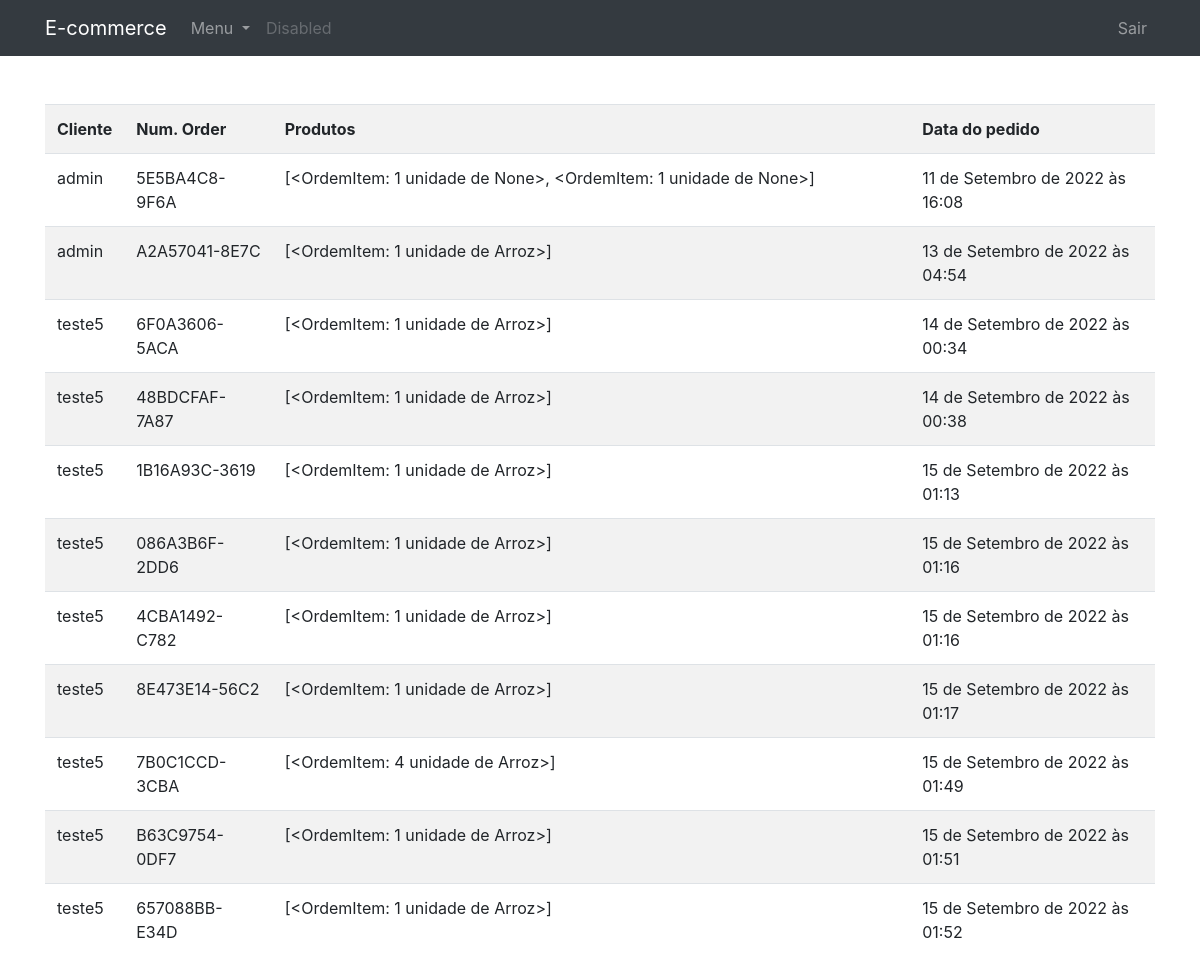
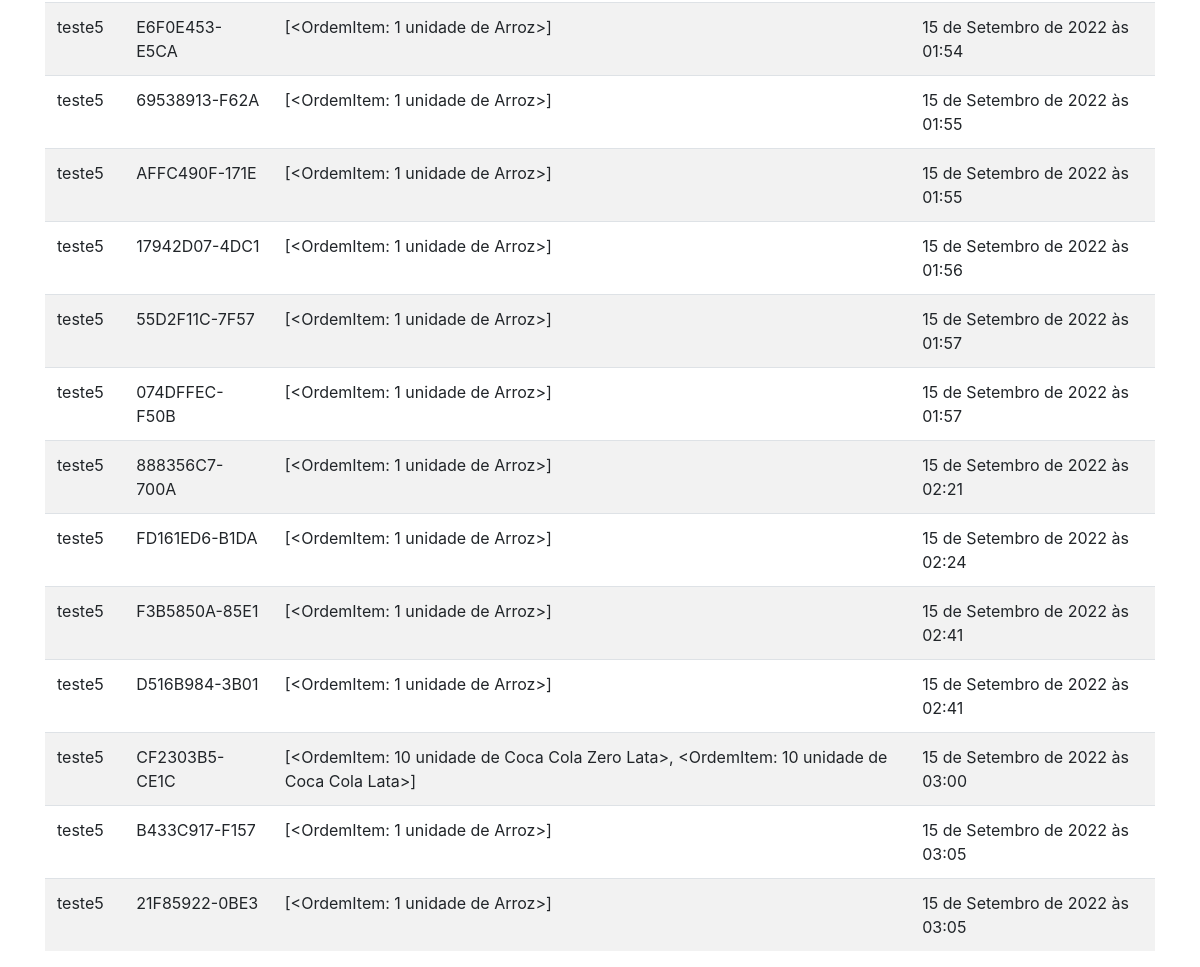
The app's page /portal/ (signed in) with its own data (2 pictures, top to bottom).
### produtos/models.py (models this page shows, shortened)
class Ordem(models.Model):
    user = models.ForeignKey(
        CustomUser, on_delete=models.SET_NULL, blank=True, null=True
    )
    order_date = models.DateTimeField(auto_now_add=True, null=True, blank=True)
    ordered = models.BooleanField(default=False, null=True, blank=True)
    number_order = models.CharField(max_length=14, default=random_number, unique=True)
    supermarket = models.ForeignKey(
        Lojista, on_delete=models.SET_NULL, blank=True, null=True
    )
    def produtos(self):
        return list(OrdemItem.objects.filter(order__id=self.id))

class OrdemItem(models.Model):
    product = models.ForeignKey(
        Produto, on_delete=models.SET_NULL, blank=True, null=True
    )
    order = models.ForeignKey(Ordem, on_delete=models.SET_NULL, blank=True, null=True)
    quantity = models.IntegerField(default=0, null=True, blank=True)
    data_add = models.DateTimeField(auto_now_add=True, null=True, blank=True)
    def __str__(self):
        return f"{self.quantity} unidade de {self.product}"

class Produto(models.Model):
    name = models.CharField(max_length=70)
    price = models.FloatField()
    qnt_stock = models.IntegerField()
    sold = models.IntegerField()
    category = models.ForeignKey(Categoria, on_delete=models.CASCADE)
    description = models.TextField(default="", blank=True, null=True)
    slug = models.SlugField(max_length=250, null=True, blank=True)
    image = models.ImageField(upload_to="products/%Y/%m/%d", blank=True, null=True)
    expiration_date = models.DateField(null=True, blank=True)
    supermarket = models.ForeignKey(
        Lojista,
        on_delete=models.SET_NULL,
        blank=True,
        null=True,
    )
    class Meta:
        ordering = ["expiration_date"]
    def __str__(self):
        return self.name

### users/models.py (models this page shows)
class CustomUser(AbstractUser):
    class Role(models.TextChoices):
        SUPERMARKET = "SUPERMARKET", _("Supermarket")
        CLIENT = "CLIENT", _("Client")
    role = models.CharField(max_length=50, choices=Role.choices)
    def __str__(self):
        return self.username

### lojista/views.py (the view)
# urls.py: path("", MinhasOrdens.as_view(), name="minhas_ordens"),
class MinhasOrdens(SupermarketUserMixin, ListView):
    model = Ordem
    template_name = "lojista/minhas_ordens.html"
    context_object_name = "orders"
    def get_queryset(self):
        qs = super().get_queryset()
        return qs.filter(supermarket__supermarket=self.request.user)

### lojista/views.py (called while the page is built)
    def test_func(self):
        if self.request.user.is_authenticated:
            print("entrou")
            print(self.request.user.role)
            return (
                self.request.user.role == "SUPERMARKET"
                or self.request.user.is_superuser
            )

### templates/lojista/minhas_ordens.html
{% extends 'base-portal.html' %}
{% block content %}
<table class="table table-striped">
    <tr>
        <th>Cliente</th>
        <th>Num. Order</th>
        <th>Produtos</th>
        <th>Data do pedido</th>
    </tr>
    {% for order in orders %}
        <tr>
            <td>{{order.user}}</td>
            <td>{{order.number_order}}</td>
            <td>{{order.produtos}}</td>
            <td>{{order.order_date}}</td>
        </tr>
    {% endfor %}
</table>
{% endblock %}

### records on screen
Ordem: user "admin", number_order "5E5BA4C8-9F6A", produtos "[<OrdemItem: 1 unidade de None>, <OrdemItem: 1 unidade de None>]", order_date "11 de Setembro de 2022 às 16:08"
Ordem: user "admin", number_order "A2A57041-8E7C", produtos "[<OrdemItem: 1 unidade de Arroz>]", order_date "13 de Setembro de 2022 às 04:54"
Ordem: user "teste5", number_order "6F0A3606-5ACA", produtos "[<OrdemItem: 1 unidade de Arroz>]", order_date "14 de Setembro de 2022 às 00:34"
Ordem: user "teste5", number_order "48BDCFAF-7A87", produtos "[<OrdemItem: 1 unidade de Arroz>]", order_date "14 de Setembro de 2022 às 00:38"
Ordem: user "teste5", number_order "1B16A93C-3619", produtos "[<OrdemItem: 1 unidade de Arroz>]", order_date "15 de Setembro de 2022 às 01:13"
Ordem: user "teste5", number_order "086A3B6F-2DD6", produtos "[<OrdemItem: 1 unidade de Arroz>]", order_date "15 de Setembro de 2022 às 01:16"
Ordem: user "teste5", number_order "4CBA1492-C782", produtos "[<OrdemItem: 1 unidade de Arroz>]", order_date "15 de Setembro de 2022 às 01:16"
Ordem: user "teste5", number_order "8E473E14-56C2", produtos "[<OrdemItem: 1 unidade de Arroz>]", order_date "15 de Setembro de 2022 às 01:17"
Ordem: user "teste5", number_order "7B0C1CCD-3CBA", produtos "[<OrdemItem: 4 unidade de Arroz>]", order_date "15 de Setembro de 2022 às 01:49"
Ordem: user "teste5", number_order "B63C9754-0DF7", produtos "[<OrdemItem: 1 unidade de Arroz>]", order_date "15 de Setembro de 2022 às 01:51"
Ordem: user "teste5", number_order "657088BB-E34D", produtos "[<OrdemItem: 1 unidade de Arroz>]", order_date "15 de Setembro de 2022 às 01:52"
Ordem: user "teste5", number_order "E6F0E453-E5CA", produtos "[<OrdemItem: 1 unidade de Arroz>]", order_date "15 de Setembro de 2022 às 01:54"
Ordem: user "teste5", number_order "69538913-F62A", produtos "[<OrdemItem: 1 unidade de Arroz>]", order_date "15 de Setembro de 2022 às 01:55"
Ordem: user "teste5", number_order "AFFC490F-171E", produtos "[<OrdemItem: 1 unidade de Arroz>]", order_date "15 de Setembro de 2022 às 01:55"
Ordem: user "teste5", number_order "17942D07-4DC1", produtos "[<OrdemItem: 1 unidade de Arroz>]", order_date "15 de Setembro de 2022 às 01:56"
Ordem: user "teste5", number_order "55D2F11C-7F57", produtos "[<OrdemItem: 1 unidade de Arroz>]", order_date "15 de Setembro de 2022 às 01:57"
Ordem: user "teste5", number_order "074DFFEC-F50B", produtos "[<OrdemItem: 1 unidade de Arroz>]", order_date "15 de Setembro de 2022 às 01:57"
Ordem: user "teste5", number_order "888356C7-700A", produtos "[<OrdemItem: 1 unidade de Arroz>]", order_date "15 de Setembro de 2022 às 02:21"
Ordem: user "teste5", number_order "FD161ED6-B1DA", produtos "[<OrdemItem: 1 unidade de Arroz>]", order_date "15 de Setembro de 2022 às 02:24"
Ordem: user "teste5", number_order "F3B5850A-85E1", produtos "[<OrdemItem: 1 unidade de Arroz>]", order_date "15 de Setembro de 2022 às 02:41"
Ordem: user "teste5", number_order "D516B984-3B01", produtos "[<OrdemItem: 1 unidade de Arroz>]", order_date "15 de Setembro de 2022 às 02:41"
Ordem: user "teste5", number_order "CF2303B5-CE1C", produtos "[<OrdemItem: 10 unidade de Coca Cola Zero Lata>, <OrdemItem: 10 unidade de Coca Cola Lata>]", order_date "15 de Setembro de 2022 às 03:00"
Ordem: user "teste5", number_order "B433C917-F157", produtos "[<OrdemItem: 1 unidade de Arroz>]", order_date "15 de Setembro de 2022 às 03:05"
Ordem: user "teste5", number_order "21F85922-0BE3", produtos "[<OrdemItem: 1 unidade de Arroz>]", order_date "15 de Setembro de 2022 às 03:05"
